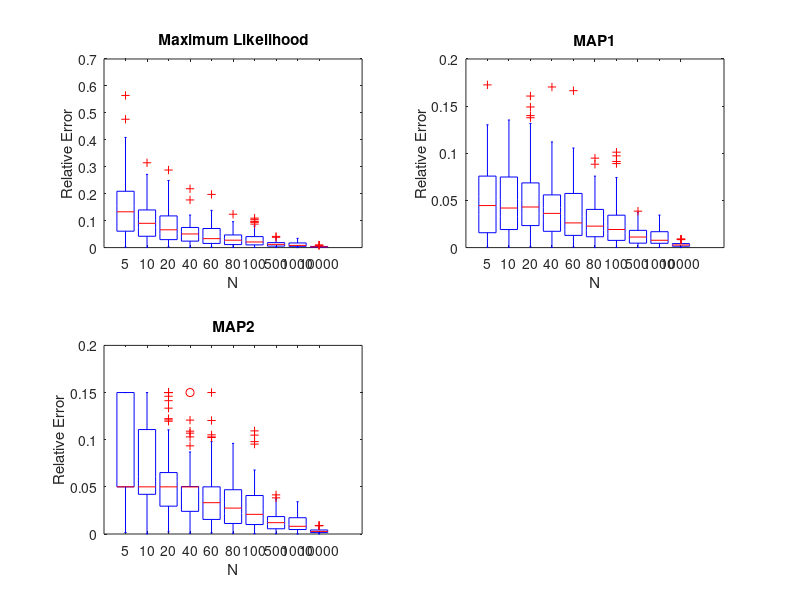

Recreate this plot in MATLAB.
clear
M = 100;
sigma_true = 4;
sigma_prior = 1;
mean_true = 10;
mean_prior = 10.5;
errors_ml = zeros(M,10);
errors_map1 = zeros(M,10);
errors_map2 = zeros(M,10);
iter1 = 1;
N = [5 10 20 40 60 80 100 500 1000 10000];
for j = 1:10
    for i = 1:M
        data = randn(N(j),1);
        data = data.*4 + 10;
        ml = mean(data);
        errors_ml(i,j) = abs((ml - mean_true)/mean_true);
        map_1 = (mean_prior*(sigma_true)^2/N(j) + ml*(sigma_prior)^2)/(sigma_true^2/N(j) + sigma_prior^2);
        errors_map1(i,j) = abs((map_1 - mean_true)/mean_true);
        map_2 = ml;
        if map_2 < 9.5
            map_2 = 9.5;
        elseif map_2 > 11.5
            map_2 = 11.5;
        end
        errors_map2(i,j) = abs((map_2 - mean_true)/mean_true);
    end
end
subplot(2,2,1);
boxplot(errors_ml);
title('Maximum Likelihood');
set(gca,'XTickLabel',N);
xlabel('N');
ylabel('Relative Error');
subplot(2,2,2);
boxplot(errors_map1);
title('MAP1');
set(gca,'XTickLabel',N);
xlabel('N');
ylabel('Relative Error');
subplot(2,2,3);
boxplot(errors_map2);
title('MAP2');
set(gca,'XTickLabel',N);
xlabel('N');
ylabel('Relative Error');